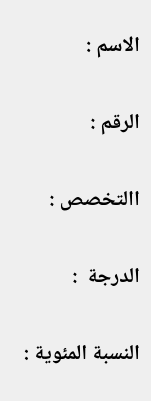
  <widget class="QWidget" name="verticalLayoutWidget">
   <property name="geometry">
    <rect>
     <x>319</x>
     <y>0</y>
     <width>151</width>
     <height>401</height>
    </rect>
   </property>
   <layout class="QVBoxLayout" name="verticalLayout">
    <item>
     <widget class="QLabel" name="label_2">
      <property name="font">
       <font>
        <family>Noto Naskh Arabic</family>
        <pointsize>16</pointsize>
        <weight>75</weight>
        <bold>true</bold>
       </font>
      </property>
      <property name="text">
       <string>الاسم :</string>
      </property>
     </widget>
    </item>
    <item>
     <widget class="QLabel" name="label_4">
      <property name="font">
       <font>
        <family>Noto Naskh Arabic</family>
        <pointsize>16</pointsize>
        <weight>75</weight>
        <bold>true</bold>
       </font>
      </property>
      <property name="text">
       <string>الرقم :</string>
      </property>
     </widget>
    </item>
    <item>
     <widget class="QLabel" name="label_3">
      <property name="font">
       <font>
        <family>Noto Naskh Arabic</family>
        <pointsize>16</pointsize>
        <weight>75</weight>
        <bold>true</bold>
       </font>
      </property>
      <property name="text">
       <string>االتخصص :</string>
      </property>
     </widget>
    </item>
    <item>
     <widget class="QLabel" name="label_5">
      <property name="font">
       <font>
        <family>Noto Naskh Arabic</family>
        <pointsize>16</pointsize>
        <weight>75</weight>
        <bold>true</bold>
       </font>
      </property>
      <property name="text">
       <string>الدرجة  :</string>
      </property>
     </widget>
    </item>
    <item>
     <widget class="QLabel" name="label">
      <property name="font">
       <font>
        <family>Noto Naskh Arabic</family>
        <pointsize>16</pointsize>
        <weight>75</weight>
        <bold>true</bold>
       </font>
      </property>
      <property name="text">
       <string>النسبة المئوية :</string>
      </property>
     </widget>
    </item>
   </layout>
  </widget>
